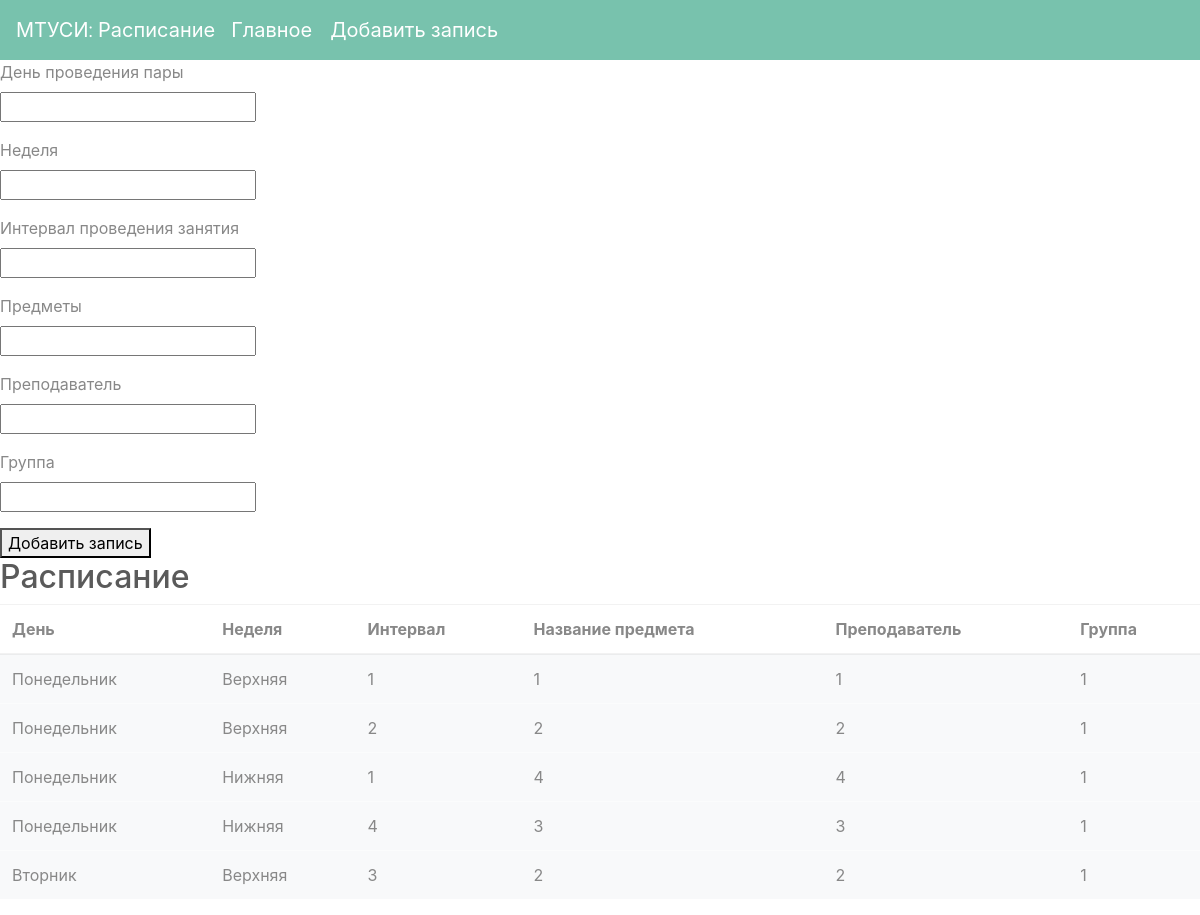
/lecturers/Schedule, run on the app's committed database.
### Models/Schedule.py (models this page shows)
class Schedule(db.Model):
    __tablename__ = 'schedule'
    id = db.Column(db.Integer, primary_key=True)
    day = db.Column(db.String(30))
    chet_notchet = db.Column(db.String(30))
    interval_id = db.Column(db.Integer, db.ForeignKey('interval.id'))
    subject_id = db.Column(db.Integer, db.ForeignKey('subject.id'))
    lecturer_id = db.Column(db.Integer, db.ForeignKey('lecturer.id'))
    group_id = db.Column(db.Integer, db.ForeignKey('group.id'))

### Routes/AddNote.py (the view, shortened to what this page needs)
@schedules.route('/lecturers/Schedule', methods=['GET', 'POST'])
def index():
    return render_template('AddNote.html',
                           lecturers=Lecturer.query.all(),
                           intervals=Interval.query.all(),
                           subjects=Subject.query.all(),
                           groups=Group.query.all(),
                           schedules=Schedule.query.all()
                           )

### templates/AddNote.html (shortened to what this page needs)
<!DOCTYPE html>
<html lang="en">
<head>
    <link rel="stylesheet" type="text/css" href="/static/css/bootstrap.min.css">
</head>
<body>
{% include "Nav.html" %}
	<form action="/lecturers/Schedule" method= "POST">
    <div class="AddNote" align="left">
        <div class="DayText"> <label for="day"> День проведения пары </label> </div>
        <div class="AddDay"> <p><input list="Day" name="day"></p> </div>
        <div class="AddNote" align="left">
        <div class="WeekText"> <label for="week"> Неделя </label> </div>
        <div class="AddWeek"> <p><input list="Week" name="week"></p> </div>
        <div class="IntervalText"> <label for="interval"> Интервал проведения занятия </label> </div>
        <div class="AddInterval"> <p><input list="Interval" name="interval"></p> </div>
        <div class="SubjectText"> <label for="subject"> Предметы </label></div>
        <div class="AddSubject"> <p><input list="Subject" name="subject"></p> </div>
        <div class="LecturerText"> <label for="lecturer"> Преподаватель </label></div>
        <div class="AddLecturer"> <p><input list="Lecturer" name="lecturer"></p> </div>
        <div class="GroupText"> <label for="group"> Группа </label></div>
        <div class="AddGroup"> <p><input list="Group" name="group"></p> </div>
          <div class = "ButtonClick"> <button type="submit">Добавить запись</button>
  </div>
        <div class="table">
        <h2>Расписание</h2>
        <table class="table table-hover">
    <thead>
    <tr>
        <th scope="col">День</th>
        <th scope="col">Неделя</th>
        <th scope="col">Интервал</th>
        <th scope="col">Название предмета</th>
        <th scope="col">Преподаватель</th>
        <th scope="col">Группа</th>
    </tr>
    </thead>
    <tbody>
    {% for schedule in schedules %}
    <tr class="table-light">
        <td>{{ schedule.day }}</td>
        <td>{{ schedule.chet_notchet }}</td>
        <td>{{ schedule.interval_id }}</td>
        <td>{{ schedule.subject_id }}</td>
        <td>{{ schedule.lecturer_id}}</td>
        <td>{{ schedule.group_id}}</td>
    {% endfor %}
    </tr>
    </tbody>
</table>
    </div>
</div>
</form>
</body>
</html>

### data on the page
Schedule: day "Понедельник", chet_notchet "Верхняя", interval_id "1", subject_id "1", lecturer_id "1", group_id "1"
Schedule: day "Понедельник", chet_notchet "Верхняя", interval_id "2", subject_id "2", lecturer_id "2", group_id "1"
Schedule: day "Понедельник", chet_notchet "Нижняя", interval_id "1", subject_id "4", lecturer_id "4", group_id "1"
Schedule: day "Понедельник", chet_notchet "Нижняя", interval_id "4", subject_id "3", lecturer_id "3", group_id "1"
Schedule: day "Вторник", chet_notchet "Верхняя", interval_id "3", subject_id "2", lecturer_id "2", group_id "1"
